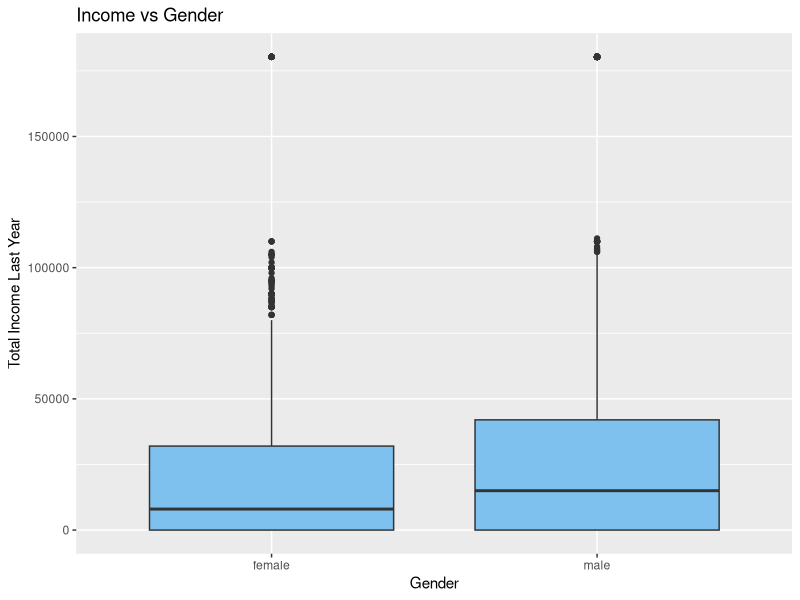
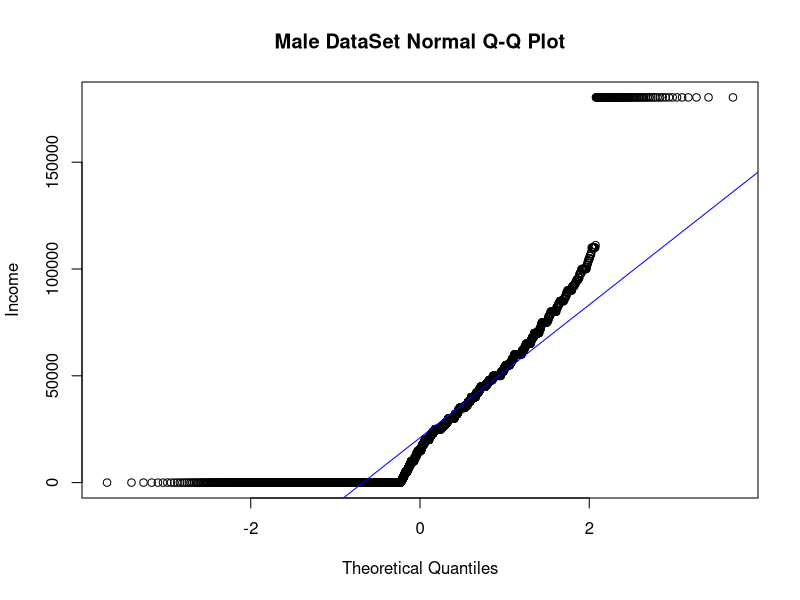
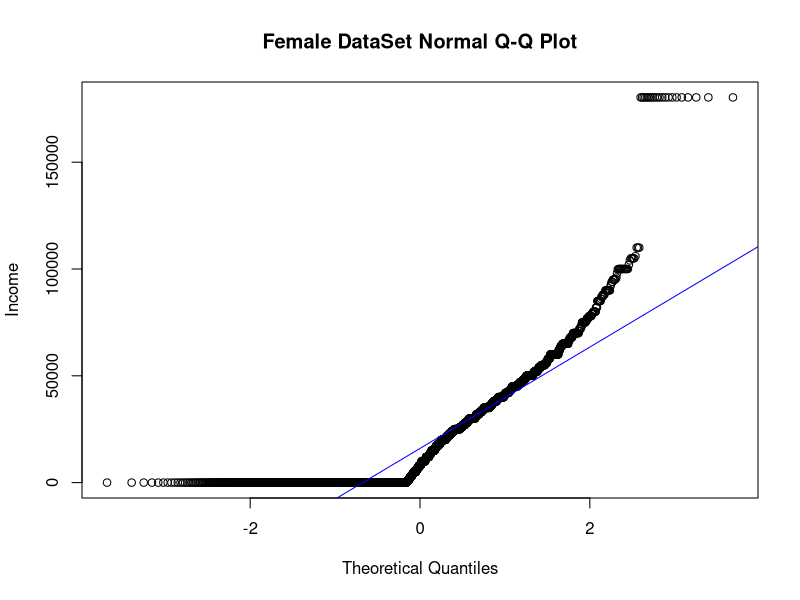
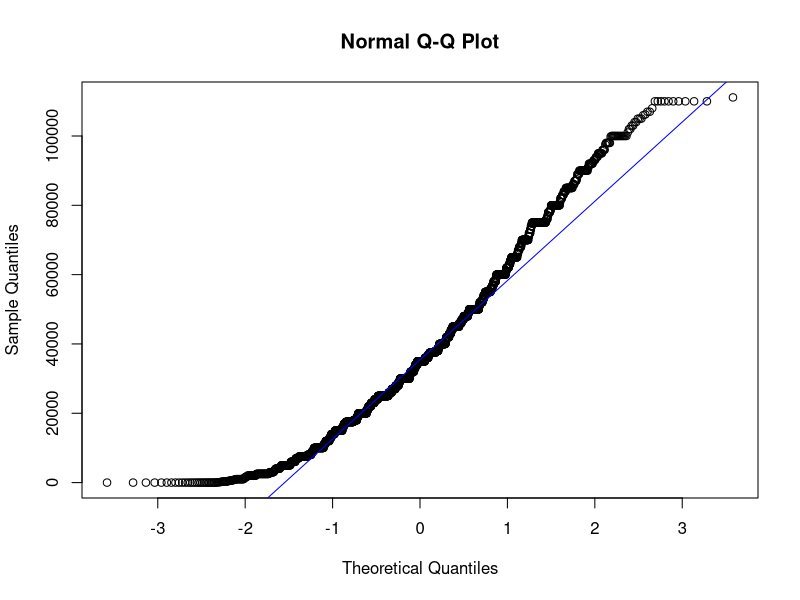
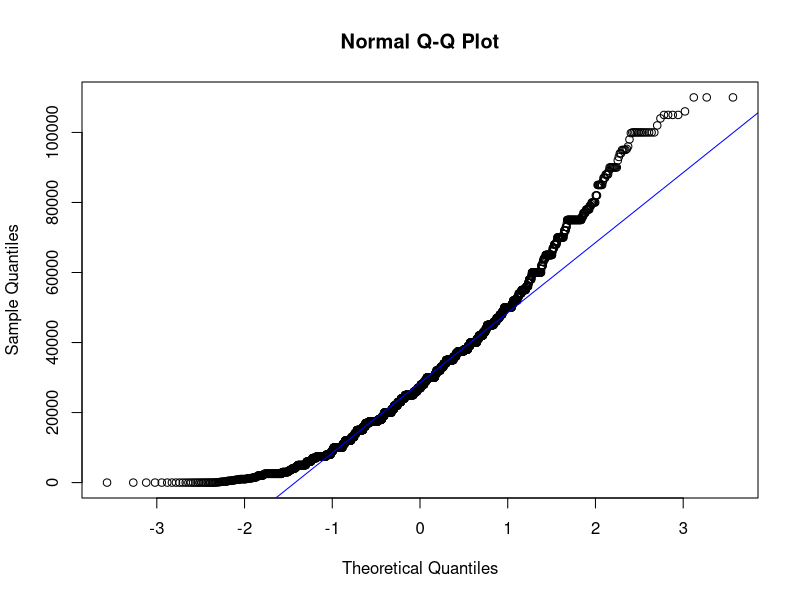
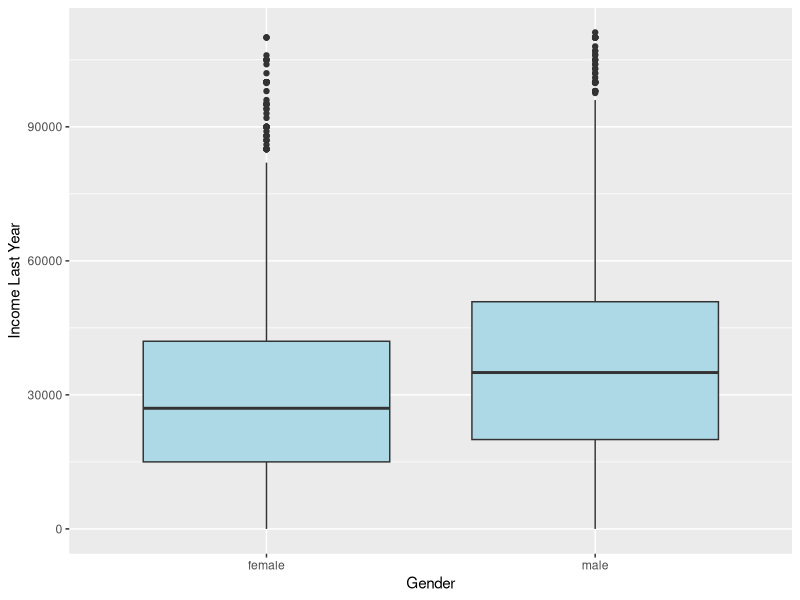
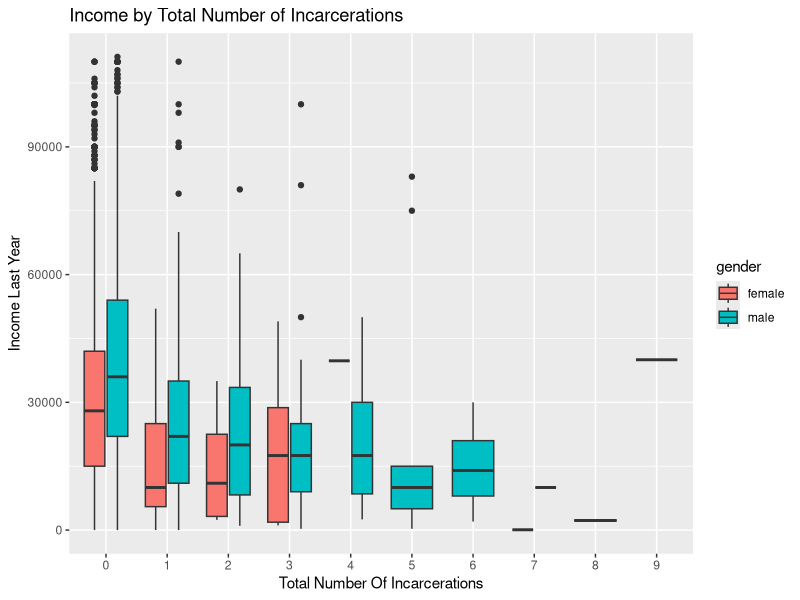
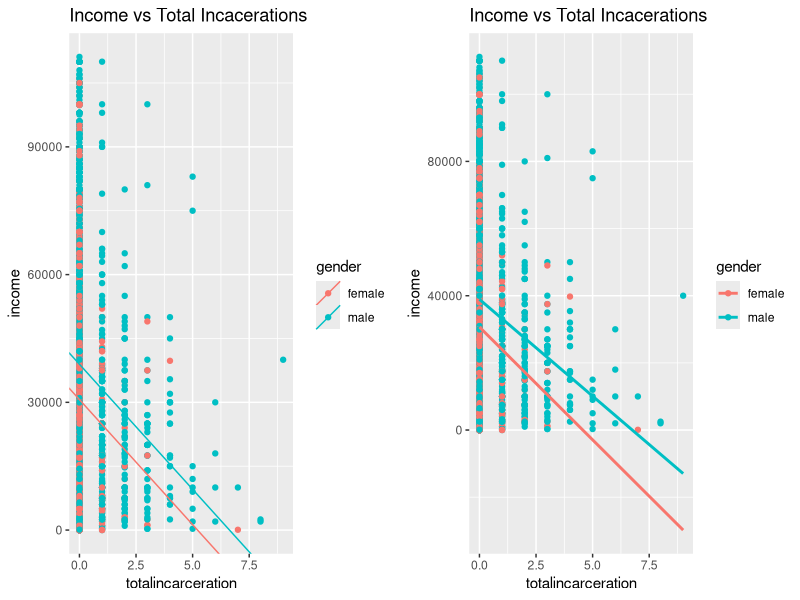

Generate these figures, in order, with R:
## ---- chunk 1
knitr::opts_chunk$set(echo=FALSE, warning=FALSE, message=FALSE)
## ---- chunk 2
library(plyr)
library(knitr)
library(ggplot2)
library(gridExtra)
options(scipen=4)
## ---- chunk 3
survey <- read.csv("nlsy97_income.csv", head = TRUE)
## ---- chunk 4

names(survey) <- c("totalincarceration", #select
    "INCARC_AGE_FIRST_XRND",
    "INCARC_LENGTH_LONGEST_XRND",
    "PUBID_1997",
    "YSCH-36400_1997",
    "YSCH-37000_1997",
    "YSAQ-010_1997",
    "YEXP-300_1997",
    "YEXP-1500_1997",
    "YEXP-1600_1997",
    "YEXP-1800_1997",
    "YEXP-2000_1997",
    "gender",#select
    "KEY_BDATE_M_1997",
    "KEY_BDATE_Y_1997",
    "physicalEmotionalCondition",#select
    "PC12-024_1997",
    "PC12-028_1997",
    "CV_BIO_MOM_AGE_CHILD1_1997",
    "CV_BIO_MOM_AGE_YOUTH_1997",
    "CV_ENROLLSTAT_1997",
    "CV_HH_NET_WORTH_P_1997",
    "CV_SAMPLE_TYPE_1997",
    "CV_HGC_RES_DAD_1997",
    "CV_HGC_RES_MOM_1997",
    "race",#select
    "FP_YMFRELAT_1997",
    "FP_YFMRELAT_1997",
    "YSCH-6800_1998",
    "YSCH-7300_1998",
    "YSAQ-372B_1998",
    "FP_YMFRELAT_1998",
    "FP_YFMRELAT_1998",
    "YSAQ-371_2000",
    "YSAQ-282J_2002",
    "YSAQ-282Q_2002",
    "NET_WORTH2003",#select
    "CV_BIO_CHILD_HH_2003",
    "weight",
    "YSAQ-373_2004",
    "YSAQ2-292_2005",
    "YTEL-52~000001_2007",
    "YTEL-52~000002_2007",
    "YTEL-52~000003_2007",
    "YTEL-52~000004_2007",
    "biologicalChild", #select
    "collegeType",#select
    "familyIncome",#select
    "CV_HH_SIZE_2011",
    "CV_HH_UNDER_18_2011",
    "CV_HH_UNDER_6_2011",
    "highestDegree",#select
    "YSCH-3112_2011",
    "YSAQ-000A000001_2011",
    "YSAQ-000A000002_2011",
    "YSAQ-000B_2011",
    "YSAQ-360C_2011",
    "YSAQ-364D_2011",
    "YSAQ-371_2011",
    "drugUse",#select
    "YSAQ-373_2011",
    "YSAQ-374_2011",
    "YHEA29-285_2011",
    "industry", #select
    "VERSION_R16_2013",
    "ReceiveIncomefromJob", #select
    "income",#select
    "estimatedIncome", #select
    "maritalStatus", #select
    "YINC_2600_2013",
    "YINC_2700_2013",
    "CVC_SAT_MATH_SCORE_2007_XRND",
    "CVC_SAT_VERBAL_SCORE_2007_XRND",
    "CVC_ACT_SCORE_2007_XRND",
    "CVC_ASSETS_DEBTS_20_XRND",
    "CVC_TTL_JOB_TEEN_XRND",
    "CVC_TTL_JOB_ADULT_ET_XRND",
    "CVC_TTL_JOB_ADULT_ALL_XRND",
    "CVC_ASSETS_DEBTS_30_XRND")

selected_attributes <- c("totalincarceration"  , "gender", "physicalEmotionalCondition" ,"race", "biologicalChild",  "collegeType", "familyIncome", "highestDegree" , "drugUse" , "industry", "income" ,"estimatedIncome" ,"maritalStatus")

nyse <- subset(survey, select = selected_attributes)
nyse_sub <- nyse
## ---- chunk 5
nyse$industry <- with(nyse,ifelse((industry >= 170 & industry<= 290),1,industry))
nyse$industry <- with(nyse,ifelse((industry >= 370 & industry<= 490),2,industry))
nyse$industry <- with(nyse,ifelse((industry >= 570 & industry<= 690),3,industry))
nyse$industry <- with(nyse,ifelse((industry == 4070),4,industry))
nyse$industry <- with(nyse,ifelse((industry >= 1070 & industry<= 3990),5,industry))
nyse$industry <- with(nyse,ifelse((industry >= 4070 & industry<= 4590),6,industry))
nyse$industry <- with(nyse,ifelse((industry >= 4670 & industry<= 5790),7,industry))
nyse$industry <- with(nyse,ifelse((industry == 5890 ),8,industry))
nyse$industry <- with(nyse,ifelse((industry >= 6070 & industry<= 6390),9,industry))
nyse$industry <- with(nyse,ifelse((industry >= 6470 & industry<= 6780),10,industry))
nyse$industry <- with(nyse,ifelse((industry >= 6870 & industry<= 7190),11,industry))
nyse$industry <- with(nyse,ifelse((industry >= 7270 & industry<= 7790),12,industry))
nyse$industry <- with(nyse,ifelse((industry >= 7860 & industry<= 8470),13,industry))
nyse$industry <- with(nyse,ifelse((industry >= 8560 & industry<= 8690),14,industry))
nyse$industry <- with(nyse,ifelse((industry >= 8770 & industry<= 9290),15,industry))
nyse$industry <- with(nyse,ifelse((industry >= 9370 & industry<= 9590),16,industry))
nyse$industry <- with(nyse,ifelse((industry >= 9670 & industry<= 9890),17,industry))
nyse$industry <- with(nyse,ifelse((industry >= 9950 & industry<= 9990),18,industry))
nyse$industry <- with(nyse,ifelse((industry == 770 ),19,industry))
## ---- chunk 6
nyse <- transform(nyse, 
                  gender = as.factor(mapvalues(gender, c(1, 2), c("male", "female"))),
                  
                  physicalEmotionalCondition = as.factor(mapvalues(physicalEmotionalCondition, c(0,1,-1,-2,-4), c("No", "Yes", "RefusedToAnswer", "DontKnow","Valid Skip"))),
                  
                  race = as.factor(mapvalues(race, 1:4, c("Black", "Hispanic", "Mixed", "Other"))),
                  
                  collegeType = as.factor(mapvalues(collegeType, c(1,2,3,-3,-4,-5), c("Public", "Private for Non Profit", "Private for Profit","Invalid","Valid Skip","NotInterviewed"))),
                  
                  highestDegree = as.factor(mapvalues(highestDegree, c(0,1,2,3,4,5,6,7,-3,-5), c("None", "GED", "High school diploma (Regular 12 year program)","Associate/Junior college (AA)" ,"Bachelor's degree (BA, BS)","Master's degree (MA, MS)","PhD","Professional degree (DDS, JD, MD)","Invalid Skip","Not Interviewed"))),
                  
                  drugUse = as.factor(mapvalues(drugUse, c(0,1,-1,-2,-4,-5), c("No", "Yes", "RefusedToAnswer", "DontKnow","Valid Skip","NotInterviewed"))),
                  
                  industry = as.factor(mapvalues(industry, c(1,2,3,4,5,6,7,8,9,10,11,12,13,14,15,16,17,18,19,-3,-4,-5), c("AGRICULTURE, FORESTRY AND FISHERIES", "MINING", "UTILITIES",  "CONSTRUCTION", "MANUFACTURING", "WHOLESALE TRADE", "RETAIL TRADE", "ARTS, ENTERTAINMENT AND RECREATION SERVICES", "TRANSPORTATION AND WAREHOUSING", "INFORMATION AND COMMUNICATION", "FINANCE, INSURANCE, AND REAL ESTATE", "PROFESSIONAL AND RELATED SERVICES", "EDUCATIONAL, HEALTH, AND SOCIAL SERVICES","ENTERTAINMENT, ACCOMODATIONS, AND FOOD SERVICES", "OTHER SERVICES","PUBLIC ADMINISTRATION", "ACTIVE DUTY MILITARY","ACS SPECIAL CODES","CONSTRUCTION", "Invalid Skip","Valid Skip","NotInterviewed"))),
                 
                  
                  estimatedIncome = as.numeric(mapvalues(estimatedIncome, c(1,2,3,4,5,6,7), c(2500, 7500, 17500, 37500, 75000,180331, 180331))),
                  
                 maritalStatus = as.factor(mapvalues(maritalStatus, c(0,1,-1,-2,-4,-5), c("No", "Yes", "RefusedToAnswer", "DontKnow","Valid Skip","NotInterviewed"))) 
              )

nyse_before_dataclean <- nyse
## ---- chunk 7
str(nyse_before_dataclean)
## ---- chunk 8
qplot(x = gender, y = income,
      geom = "boxplot", data = nyse_before_dataclean,
      xlab = "Gender", 
      ylab = "Total Income Last Year",
      fill = I("skyblue2"),
      main = "Income vs Gender")
## ---- chunk 9
with(nyse_before_dataclean, qqnorm(income[gender=="male"], main = "Male DataSet Normal Q-Q Plot",xlab = "Theoretical Quantiles", ylab = "Income"))
with(nyse_before_dataclean, qqline(income[gender=="male"], col = "blue"))

with(nyse_before_dataclean, qqnorm(income[gender=="female"], main = "Female DataSet Normal Q-Q Plot", xlab = "Theoretical Quantiles", ylab = "Income"))
with(nyse_before_dataclean, qqline(income[gender=="female"], col = "blue"))
## ---- chunk 10
#For Physical and Emotional Condition
# as there are only 1092-Valid Skips, 2-Refused and 6-Dont Know 
# So we can consider all these variables as NA
index <- nyse$physicalEmotionalCondition == "Valid Skip"
nyse$physicalEmotionalCondition[index] <- NA
index <- nyse$physicalEmotionalCondition == "RefusedToAnswer"
nyse$physicalEmotionalCondition[index] <- NA
index <- nyse$physicalEmotionalCondition == "DontKnow"
nyse$physicalEmotionalCondition[index] <- NA
nyse$physicalEmotionalCondition <- factor(nyse$physicalEmotionalCondition)

#For BIO CHILDREN R HAS IN HOUSEHOLD
# as there are only 23-Invalid skip 3465-Valid Skips, 1505-not interviewed
# So we can consider all these variables as NA
#Reason for valid skip could be that they are still not married
index <- nyse$biologicalChild == "-3"
nyse$biologicalChild[index] <- NA
index <- nyse$biologicalChild == "-4"
nyse$biologicalChild[index] <- NA
index <- nyse$biologicalChild == "-5"
nyse$biologicalChild[index] <- NA

#For COLLEGE 01 PUBLIC OR PRIVATE
# as there are only 52-Invalid skip 5937-Valid Skips, 1561-not interviewed
# So we can consider all these variables as NA
index <- nyse$collegeType == "NotInterviewed"
nyse$collegeType[index] <- NA
index <- nyse$collegeType == "Invalid"
nyse$collegeType[index] <- NA
index <- nyse$collegeType == "Valid Skip"
nyse <- transform(nyse,collegeType = as.factor(mapvalues(collegeType, from = "Valid Skip", to ="Did Not Attend" )) )
nyse$collegeType <- factor(nyse$collegeType)

#For Highest Degree before 2011 and 2012
# as there are only 59-Invalid skip 5937-Valid Skips, 1561-not interviewed
# So we can consider all these variables as NA
index <- nyse$highestDegree == "NotInterviewed"
nyse$highestDegree[index] <- NA
index <- nyse$highestDegree == "Invalid"
nyse$highestDegree[index] <- NA
index <- nyse$highestDegree == "Valid Skip"
nyse$highestDegree[index] <- NA
nyse$highestDegree <- factor(nyse$highestDegree)

#For Used Cocaine 
# as there are only  85-Valid Skips, 1561-not interviewed
# condsidering all the people who refused to answer  or dont know to take drugs but are shy to answer
index <- nyse$drugUse == "NotInterviewed"
nyse$drugUse[index] <- NA
nyse <- transform(nyse,drugUse = as.factor(mapvalues(drugUse, from = "RefusedToAnswer", to ="Yes" )) )
nyse <- transform(nyse,drugUse = as.factor(mapvalues(drugUse, from = "DontKnow", to ="Yes" )) )
index <- nyse$drugUse == "Valid Skip"
nyse$drugUse[index] <- NA
nyse$drugUse <- factor(nyse$drugUse)

#For Type of Industry
# as there are only 59-Invalid skip 1128-Valid Skips, 1561-not interviewed
# condsidering all the people who refused to answer  or dont know to take drugs but are shy to answer
index <- nyse$industry == "NotInterviewed"
nyse$industry[index] <- NA
index <- nyse$industry == "Invalid Skip"
nyse$industry[index] <- NA
nyse <- transform(nyse,industry = as.factor(mapvalues(industry, from = "Valid Skip", to ="Not Working" )) )
nyse$industry <- factor(nyse$industry)


#For maritalStatus
# Converting this variable to whether they are married or not
# condsidering all the people who refused to answer  or dont know to take drugs but are shy to answer
index <- nyse$maritalStatus == "NotInterviewed"
nyse$maritalStatus[index] <- NA
index <- nyse$maritalStatus == "RefusedToAnswer"
nyse$maritalStatus[index] <- NA
index <- nyse$maritalStatus == "DontKnow"
nyse$maritalStatus[index] <- NA
nyse <- transform(nyse,maritalStatus = as.factor(mapvalues(maritalStatus, from = "Yes", to ="Married" )) )
nyse <- transform(nyse,maritalStatus = as.factor(mapvalues(maritalStatus, from = "No", to ="Married" )) )
nyse <- transform(nyse,maritalStatus = as.factor(mapvalues(maritalStatus, from = "Valid Skip", to ="Not Married" )) )
nyse$maritalStatus <- factor(nyse$maritalStatus)
#with(nyse, plot(maritalStatus, income))


#For Family Income in 2011
# These are also topcoded //// NEED to fix that
# condsidering all the people who refused to answer  or dont know to take drugs but are shy to answer
index <- nyse$familyIncome == -3
nyse$familyIncome[index] <- NA
index <- nyse$familyIncome == -5
nyse$familyIncome[index] <- NA
#with(nyse, plot(familyIncome, income))


# Income ----
# Dont know and Refused to Know ---- Adding them to the top coded values --- as they are earning really high 
# valid skip ---- still studying so the income is considered as 0.
nyse$income <- with(nyse,ifelse((income == -1 | income == -2),estimatedIncome,income))
nyse <- transform(nyse,income = as.integer(mapvalues(income, from = -4 , to = 0 )) )
index <- nyse$income == 0
nyse$income[index] <- NA
index <- nyse$income == -5
nyse$income[index] <- NA
nyse <- nyse[-which(is.na(nyse$income)),]


## ---- chunk 11
#Remove the maximum value -------------
nyse_top2removed <- nyse[-which(nyse$income == max(nyse$income)),]
index <- nyse_top2removed$familyIncome == max(nyse_top2removed$familyIncome, na.rm = T)
nyse_top2removed$familyIncome[index] <- NA
## ---- chunk 12
kable(summary(nyse_top2removed[,c("gender","physicalEmotionalCondition","race","collegeType","highestDegree","drugUse","industry","maritalStatus")]))
## ---- chunk 13
kable(summary(nyse_top2removed[,c("income","totalincarceration","familyIncome")]))
## ---- chunk 14
with(nyse_top2removed, qqnorm(income[gender=="male"]))
with(nyse_top2removed, qqline(income[gender=="male"], col = "blue"))

with(nyse_top2removed, qqnorm(income[gender=="female"]))
with(nyse_top2removed, qqline(income[gender=="female"], col = "blue"))

## ---- chunk 15
qplot(x = gender, y = income,
      geom = "boxplot", data = nyse_top2removed,
      xlab = "Gender", 
      ylab = "Income Last Year",
      fill = I("lightblue"))
## ---- chunk 16
tab_sum <- ddply(nyse_top2removed, "gender", summarise, mean = mean(income), sd = sd(income), se =sd(income) / sqrt(length(income)) )
kable(tab_sum)
## ---- chunk 17
income.t.test <- t.test(income ~ gender, data = nyse_top2removed)
income.t.test

# Calculate difference in means between smoking and nonsmoking groups
income_diff <- round(income.t.test$estimate[2] - income.t.test$estimate[1], 1)

# Confidence level as a %
conf.level <- attr(income.t.test$conf.int, "conf.level") * 100

## ---- chunk 18
nyse_wilcoxtest <- wilcox.test(income ~ gender, data=nyse_top2removed, conf.int=TRUE)
nyse_wilcoxtest
# Calculate difference in means between smoking and nonsmoking groups
income_diff <- round(nyse_wilcoxtest$estimate[2] - nyse_wilcoxtest$estimate[1], 1)

# Confidence level as a %
conf.level <- attr(nyse_wilcoxtest$conf.int, "conf.level") * 100
## ---- chunk 19
x <- ddply(nyse_top2removed, ~ totalincarceration, summarize, 
      income.gap = mean(income[gender == "male"], na.rm = TRUE) - mean(income[gender == "female"], na.rm = TRUE))
kable(x)
## ---- chunk 20
incar_cor <- with(nyse_top2removed, cor(income, totalincarceration))
## ---- chunk 21
tot_incar.plot <- ggplot(aes(y = income, x = as.factor(totalincarceration), fill = gender), data = nyse_top2removed)
tot_incar.plot + 
  geom_boxplot() +
  ylab("Income Last Year") + 
  xlab("Total Number Of Incarcerations") + 
  ggtitle("Income by Total Number of Incarcerations") 
## ---- chunk 22
cor_val <- by(data = nyse_top2removed[c("income", "totalincarceration")], 
   INDICES = nyse_top2removed["gender"], 
   FUN = function(x) {cor(x[,1], x[,2])})
## ---- chunk 23
# Calculate race-specific intercepts
income.lm <- lm(income ~ gender + totalincarceration, data = nyse_top2removed)

intercepts <- c(coef(income.lm)["(Intercept)"],
                coef(income.lm)["(Intercept)"] + coef(income.lm)["gendermale"])

lines.df <- data.frame(intercepts = intercepts,
                       slopes = rep(coef(income.lm)["totalincarceration"], 2),
                       gender = levels(nyse_top2removed$gender))



tot_barplot <- qplot(x = totalincarceration, y = income, color = gender, data = nyse_top2removed, main ="Income vs Total Incacerations") + 
  geom_abline(aes(intercept = intercepts, 
                  slope = slopes, 
                  color = gender), data = lines.df)

tot_incomegap <- qplot(x = totalincarceration, y = income, color = gender, data = nyse_top2removed, main ="Income vs Total Incacerations") + stat_smooth(method = "lm", se = FALSE, fullrange = TRUE)

grid.arrange(tot_barplot, tot_incomegap, ncol = 2)
## ---- chunk 24
tot_aov <- aov(income ~ gender + totalincarceration + gender:totalincarceration, data = nyse_top2removed)
summary(tot_aov)
## ---- chunk 25
x <- ddply(nyse_top2removed[complete.cases(nyse_top2removed$physicalEmotionalCondition),], ~ physicalEmotionalCondition, summarize, 
      income.gap = mean(income[gender == "male"], na.rm = TRUE) - mean(income[gender == "female"], na.rm = TRUE))
kable(x)
## ---- chunk 26
bwt.colors <- c("#009E73", "#999999")
nyse_mean <- aggregate(income ~ physicalEmotionalCondition + gender , data = nyse_top2removed, 
          FUN = function(x) {mean = mean(x)})
gap.data.conf <- ddply(nyse_top2removed[complete.cases(nyse_top2removed$physicalEmotionalCondition),], ~ physicalEmotionalCondition, summarize, 
                       income.gap = mean(income[gender == "male"], na.rm = TRUE) - mean(income[gender == "female"], na.rm = TRUE),
                       upper = -t.test(income ~ gender)$conf.int[1],
                       lower = -t.test(income ~ gender)$conf.int[2],
                       is.significant = as.numeric(t.test(income ~ gender)$p.value < 0.05))

gap.data.conf <- transform(gap.data.conf,
                           physicalEmotionalCondition = reorder(physicalEmotionalCondition, income.gap))

p.bwt <- ggplot(data = nyse_mean , aes(y = income, x = physicalEmotionalCondition, fill = gender))
phy_barplot <- p.bwt + geom_bar(stat = "identity", position = "dodge", na.rm = TRUE) +
  ylab("Average Total Income Last Year") + 
  xlab("Physical and Emotional Condition") +
  guides(fill = guide_legend(title = "Gender")) + 
  scale_fill_manual(values=bwt.colors) + 
  ggtitle("Income by Physical-Emotional Condition") +
  theme(text = element_text(size=10)) 

phy_incomegap <- ggplot(data = gap.data.conf, aes(x = physicalEmotionalCondition, y = income.gap)) +
  geom_bar(stat = "identity", fill = I('#548696')) +
  xlab("Physical Emotional Condition") + 
  ylab("Income gap($)") +
  ggtitle("Income gap by Physical-Emotional Condition") + 
  guides(fill = FALSE) +
  geom_errorbar(aes(ymax = upper, ymin = lower), width = 0.1, size = 1) +
  theme(text = element_text(size=10)) 

grid.arrange(phy_barplot, phy_incomegap, ncol = 2)

## ---- chunk 27
phy_aov <- aov(income ~ gender * physicalEmotionalCondition, data = nyse_top2removed)
summary(phy_aov)
## ---- chunk 28
x <- ddply(nyse_top2removed[complete.cases(nyse_top2removed$race),], ~ race, summarize, 
      income.gap = mean(income[gender == "male"], na.rm = TRUE) - mean(income[gender == "female"], na.rm = TRUE))
kable(x)
## ---- chunk 29
nyse_mean <- aggregate(income ~ race + gender , data = nyse_top2removed, 
          FUN = function(x) {mean = mean(x)})
p.bwt <- ggplot(data = nyse_mean, aes(y = income, x = race, fill = gender))
race_barplot <- p.bwt + geom_bar(stat = "identity", position = "dodge") +
  ylab("Average Total Income Last Year") + 
  xlab("Race") +
  guides(fill = guide_legend(title = "Gender")) + 
  scale_fill_manual(values=bwt.colors) + 
  ggtitle("Income by Race")


gap.data.conf <- ddply(nyse_top2removed[complete.cases(nyse_top2removed$race),], ~ race, summarize, 
                       income.gap = mean(income[gender == "male"], na.rm = TRUE) - mean(income[gender == "female"], na.rm = TRUE),
                       upper = -t.test(income ~ gender)$conf.int[1],
                       lower = -t.test(income ~ gender)$conf.int[2],
                       is.significant = as.numeric(t.test(income ~ gender)$p.value < 0.05))

gap.data.conf <- transform(gap.data.conf,
                           race = reorder(race, income.gap))

race_incomegap <- ggplot(data = gap.data.conf, aes(x = race, y = income.gap)) +
  geom_bar(stat = "identity", fill = I('#548696')) +
  xlab("Race") + 
  ylab("Income gap($)") +
  ggtitle("Income gap between men and women, by race") + 
  guides(fill = FALSE) +
  geom_errorbar(aes(ymax = upper, ymin = lower), width = 0.1, size = 1) +
  theme(text = element_text(size=12)) 

grid.arrange(race_barplot, race_incomegap, ncol = 2)

## ---- chunk 30
race_aov <- aov(income ~ gender * race, data = nyse_top2removed)
summary(race_aov)
## ---- chunk 31
x <- ddply(nyse_top2removed[complete.cases(nyse_top2removed$biologicalChild),], ~ biologicalChild, summarize, 
      income.gap = mean(income[gender == "male"], na.rm = TRUE) - mean(income[gender == "female"], na.rm = TRUE))
kable(x)
## ---- chunk 32
nyse_top2removed_fullBio <- nyse_top2removed[complete.cases(nyse_top2removed$biologicalChild),]
child_cor <- with(nyse_top2removed_fullBio, cor(income, biologicalChild))
## ---- chunk 33
tot_incar.plot <- ggplot(aes(y = income, x = as.factor(biologicalChild), fill = gender), data = nyse_top2removed_fullBio)
tot_incar.plot + 
  geom_boxplot() +
  ylab("Income Last Year") + 
  xlab("Number of Children") + 
  ggtitle("Income by Number of Children") 

## ---- chunk 34

cor_val <- by(data = nyse_top2removed_fullBio[c("income", "biologicalChild")], 
   INDICES = nyse_top2removed_fullBio["gender"], 
   FUN = function(x) {cor(x[,1], x[,2])})
## ---- chunk 35
# Calculate race-specific intercepts
income.lm <- lm(income ~ gender + biologicalChild, data = nyse_top2removed)

intercepts <- c(coef(income.lm)["(Intercept)"],
                coef(income.lm)["(Intercept)"] + coef(income.lm)["gendermale"])

lines.df <- data.frame(intercepts = intercepts,
                       slopes = rep(coef(income.lm)["biologicalChild"], 2),
                       gender = levels(nyse_top2removed$gender))



bioChild_barplot <- qplot(x = biologicalChild, y = income, color = gender, data = nyse_top2removed, main ="Income vs Number of Children") + 
  geom_abline(aes(intercept = intercepts, 
                  slope = slopes, 
                  color = gender), data = lines.df)

bioChild_incomegap <- qplot(x = biologicalChild, y = income, color = gender, data = nyse_top2removed, main ="Income vs Number of Children") + stat_smooth(method = "lm", se = FALSE, fullrange = TRUE)

grid.arrange(bioChild_barplot, bioChild_incomegap, ncol = 2)

## ---- chunk 36
summary(aov(income ~ gender + biologicalChild + gender:biologicalChild, data = nyse_top2removed_fullBio))
## ---- chunk 37
x <- ddply(nyse_top2removed[complete.cases(nyse_top2removed$collegeType),], ~ collegeType, summarize, 
      income.gap = mean(income[gender == "male"], na.rm = TRUE) - mean(income[gender == "female"], na.rm = TRUE))
kable(x)
## ---- chunk 38

nyse_mean <- aggregate(income ~ gender + collegeType, data = nyse_top2removed, 
          FUN = function(x) {mean = mean(x)})
p.bwt <- ggplot(data = nyse_mean, aes(y = income, x = collegeType, fill = gender))
col_barplot <- p.bwt + geom_bar(stat = "identity", position = "dodge") +
  ylab("Total Income Last Year") + 
  xlab("College Type") +
  guides(fill = guide_legend(title = "Gender")) + 
  scale_fill_manual(values=bwt.colors) + 
  ggtitle("Income by College Type") +
  theme(axis.text.x = element_text(angle = 60, vjust = 1, hjust = 1))

gap.data.conf <- ddply(nyse_top2removed[complete.cases(nyse_top2removed$collegeType),], ~ collegeType, summarize, 
                       income.gap = mean(income[gender == "male"], na.rm = TRUE) - mean(income[gender == "female"], na.rm = TRUE),
                       upper = -t.test(income ~ gender)$conf.int[1],
                       lower = -t.test(income ~ gender)$conf.int[2],
                       is.significant = as.numeric(t.test(income ~ gender)$p.value < 0.05))

gap.data.conf <- transform(gap.data.conf,
                           collegeType = reorder(collegeType, income.gap))

col_incomegap <- ggplot(data = gap.data.conf, aes(x = collegeType, y = income.gap)) +
  geom_bar(stat = "identity", fill = I('#548696')) +
  xlab("College Type") + 
  ylab("Income gap($)") +
  ggtitle("Income gap by College Type") + 
  guides(fill = FALSE) +
  geom_errorbar(aes(ymax = upper, ymin = lower), width = 0.1, size = 1) +
  theme(text = element_text(size=12)) 

grid.arrange(col_barplot, col_incomegap, ncol = 2)

## ---- chunk 39
col_aov <- aov(income ~ gender * collegeType, data = nyse_top2removed)
summary(col_aov)
## ---- chunk 40
x <- ddply(nyse_top2removed[complete.cases(nyse_top2removed$drugUse),], ~ drugUse, summarize, 
      income.gap = mean(income[gender == "male"], na.rm = TRUE) - mean(income[gender == "female"], na.rm = TRUE))
kable(x)
## ---- chunk 41
nyse_mean <- aggregate(income ~ drugUse + gender , data = nyse_top2removed, 
          FUN = function(x) {mean = mean(x)})

p.bwt <- ggplot(data = nyse_mean, aes(y = income, x = drugUse, fill = gender))
drug_barplot <- p.bwt + geom_bar(stat = "identity", position = "dodge") +
  ylab("Total Income Last Year") + 
  xlab("Used Cocaine?") +
  guides(fill = guide_legend(title = "Gender")) + 
  scale_fill_manual(values=bwt.colors) + 
  ggtitle("Income by Hard Drugs Use")

gap.data.conf <- ddply(nyse_top2removed[complete.cases(nyse_top2removed$drugUse),], ~ drugUse, summarize, 
                       income.gap = mean(income[gender == "male"], na.rm = TRUE) - mean(income[gender == "female"], na.rm = TRUE),
                       upper = -t.test(income ~ gender)$conf.int[1],
                       lower = -t.test(income ~ gender)$conf.int[2],
                       is.significant = as.numeric(t.test(income ~ gender)$p.value < 0.05))

gap.data.conf <- transform(gap.data.conf,
                           drugUse = reorder(drugUse, income.gap))

drug_incomegap <- ggplot(data = gap.data.conf, aes(x = drugUse, y = income.gap)) +
  geom_bar(stat = "identity", fill = I('#548696')) +
  xlab("Hard Drugs Use") + 
  ylab("Income gap($)") +
  ggtitle("Income gap between men and women, by Hard Drugs Use") + 
  guides(fill = FALSE) +
  geom_errorbar(aes(ymax = upper, ymin = lower), width = 0.1, size = 1) +
  theme(text = element_text(size=12)) 

grid.arrange(drug_barplot, drug_incomegap, ncol = 2)


## ---- chunk 42
drug_aov <- aov(income ~ gender * drugUse, data = nyse_top2removed)
summary(drug_aov)
## ---- chunk 43
x <- ddply(nyse_top2removed[complete.cases(nyse_top2removed$industry),], ~ industry, summarize, 
      income.gap = mean(income[gender == "male"], na.rm = TRUE) - mean(income[gender == "female"], na.rm = TRUE))
kable(x)
## ---- chunk 44
nyse_mean <- aggregate(income ~ gender + industry , data = nyse_top2removed, 
          FUN = function(x) {mean = mean(x)})


p.bwt <- ggplot(data = nyse_mean, aes(y = income, x = industry, fill = gender))
p.bwt + geom_bar(stat = "identity", position = "dodge") +
  ylab("Total Income Last Year") + 
  xlab("Industry") +
  guides(fill = guide_legend(title = "Gender")) + 
  scale_fill_manual(values=bwt.colors) + 
  ggtitle("Income by Industry") +
  theme(axis.text.x = element_text(angle = 60, vjust = 1, hjust = 1))

temp_nyse <- nyse_top2removed[!(nyse_top2removed$industry=="MINING" | nyse_top2removed$industry=="ACTIVE DUTY MILITARY"),]
gap.data.conf <- ddply(temp_nyse[complete.cases(temp_nyse$industry),], ~ industry, summarize, 
                       income.gap = mean(income[gender == "male"], na.rm = TRUE) - mean(income[gender == "female"], na.rm = TRUE),
                       upper = -t.test(income ~ gender)$conf.int[1],
                       lower = -t.test(income ~ gender)$conf.int[2],
                       is.significant = as.numeric(t.test(income ~ gender)$p.value < 0.05))

gap.data.conf <- transform(gap.data.conf,
                           industry = reorder(industry, income.gap))

ggplot(data = gap.data.conf, aes(x = industry, y = income.gap)) +
  geom_bar(stat = "identity", fill = I('#548696')) +
  xlab("Industry Type") + 
  ylab("Income gap($)") +
  ggtitle("Income gap between men and women, by Type Of Industry") + 
  guides(fill = FALSE) +
  geom_errorbar(aes(ymax = upper, ymin = lower), width = 0.1, size = 1) +
  theme(text = element_text(size=12)) +
  theme(text = element_text(size=12), axis.text.x = element_text(angle = 45, vjust = 1, hjust = 1))


## ---- chunk 45
ind_aov <- aov(income ~ gender * industry, data = nyse_top2removed)
summary(ind_aov)
## ---- chunk 46
nyse_top2removed_fulfam <- nyse_top2removed[complete.cases(nyse_top2removed$familyIncome),]
fam_cor <- with(nyse_top2removed_fulfam, cor(income, familyIncome))
## ---- chunk 47

tot_incar.plot <- ggplot(data=nyse_top2removed_fulfam, aes(x=familyIncome, y=income, colour = gender, shape = gender ))
tot_incar.plot + 
  geom_point() + 
  stat_smooth() +
  ylab("Total Income Last Year") + 
  xlab("Last Year Family Income") + 
  ggtitle("Income by Family Income") 
## ---- chunk 48
#TO CHECK THE CORRELATION OF 

var.names <- c("income", "familyIncome")
#pairs(nyse_top2removed[,var.names])


# Function taken from ?pairs Example section.  
panel.cor <- function(x, y, digits = 2, prefix = "", cex.cor, ...)
{
    usr <- par("usr"); on.exit(par(usr))
    par(usr = c(0, 1, 0, 1))
    r <- abs(cor(x, y))
    txt <- format(c(r, 0.123456789), digits = digits)[1]
    txt <- paste0(prefix, txt)
    if(missing(cex.cor)) cex.cor <- 0.8/strwidth(txt)
    text(0.5, 0.5, txt, cex = pmax(1, cex.cor * r))
}

# Use panel.cor to display correlations in lower panel.
pairs(nyse_top2removed_fulfam[,var.names], lower.panel = panel.cor)
## ---- chunk 49
cor_val <- by(data = nyse_top2removed_fulfam[c("income", "familyIncome")], 
   INDICES = nyse_top2removed_fulfam["gender"], 
   FUN = function(x) {cor(x[,1], x[,2])})
## ---- chunk 50
income.lm <- lm(income ~ gender + familyIncome, data = nyse_top2removed)

# Calculate race-specific intercepts
intercepts <- c(coef(income.lm)["(Intercept)"],
                coef(income.lm)["(Intercept)"] + coef(income.lm)["gendermale"])

lines.df <- data.frame(intercepts = intercepts,
                       slopes = rep(coef(income.lm)["familyIncome"], 2),
                       gender = levels(nyse_top2removed$gender))



fam_barplot <- qplot(x = familyIncome, y = income, color = gender, data = nyse_top2removed) + 
  geom_abline(aes(intercept = intercepts, 
                  slope = slopes, 
                  color = gender), data = lines.df)

fam_incomegap <- qplot(x = familyIncome, y = income, color = gender, data = nyse_top2removed) + stat_smooth(method = "lm", se = FALSE, fullrange = TRUE)

grid.arrange(fam_barplot, fam_incomegap, ncol = 2)

## ---- chunk 51
fam_aov <- aov(income ~ gender * familyIncome, data = nyse_top2removed_fulfam)
summary(fam_aov)
## ---- chunk 52
x <- ddply(nyse_top2removed[complete.cases(nyse_top2removed$maritalStatus),], ~ maritalStatus, summarize, 
      income.gap = mean(income[gender == "male"], na.rm = TRUE) - mean(income[gender == "female"], na.rm = TRUE))
kable(x)
## ---- chunk 53
nyse_top2removed_fullmar <- nyse_top2removed[complete.cases(nyse_top2removed$maritalStatus),]
nyse_mean <- aggregate(income ~ maritalStatus + gender , data = nyse_top2removed, 
          FUN = function(x) {mean = mean(x)})



p.bwt <- ggplot(data = nyse_mean, aes(y = income, x = maritalStatus, fill = gender))
marital_barplot <- p.bwt + geom_bar(stat = "identity", position = "dodge") +
  ylab("Total Income Last Year") + 
  xlab("Married?") +
  guides(fill = guide_legend(title = "Gender")) + 
  scale_fill_manual(values=bwt.colors) + 
  ggtitle("Income by Marital Status")


gap.data.conf <- ddply(nyse_top2removed[complete.cases(nyse_top2removed$maritalStatus),], ~ maritalStatus, summarize, 
                       income.gap = mean(income[gender == "male"], na.rm = TRUE) - mean(income[gender == "female"], na.rm = TRUE),
                       upper = -t.test(income ~ gender)$conf.int[1],
                       lower = -t.test(income ~ gender)$conf.int[2],
                       is.significant = as.numeric(t.test(income ~ gender)$p.value < 0.05))

gap.data.conf <- transform(gap.data.conf,
                           maritalStatus = reorder(maritalStatus, income.gap))

marital_incomegap <- ggplot(data = gap.data.conf, aes(x = maritalStatus, y = income.gap)) +
  geom_bar(stat = "identity", fill = I('#548696')) +
  xlab("Marital Status") + 
  ylab("Income gap($)") +
  ggtitle("Income gap by Marital Status") + 
  guides(fill = FALSE) +
  geom_errorbar(aes(ymax = upper, ymin = lower), width = 0.1, size = 1) +
  theme(text = element_text(size=12)) 


grid.arrange(marital_barplot, marital_incomegap, ncol = 2)

## ---- chunk 54
mar_aov <- aov(income ~ gender * maritalStatus, data = nyse_top2removed)
summary(mar_aov)
## ---- chunk 55
income.lm <- lm(income ~ gender  + race + biologicalChild + familyIncome + industry + maritalStatus, data = nyse_top2removed)
options(scipen=4)
kable(summary(income.lm)$coef, digits = c(3, 3, 3, 4))
## ---- chunk 56
income.lm <- lm(income ~ gender  + race + biologicalChild + familyIncome + industry + maritalStatus, data = nyse_top2removed)
incomerac.lm.interact <- update(income.lm, . ~ . + gender*race)
race_int <- anova(income.lm, incomerac.lm.interact)
race_int
race_p <- round(race_int$`Pr(>F)`[2],3)
## ---- chunk 57
incomebio.lm.interact <- update(income.lm, . ~ . + gender*biologicalChild)
bio_int <- anova(income.lm, incomebio.lm.interact)
bio_int
bio_p <- round(bio_int$`Pr(>F)`[2],3)
## ---- chunk 58
incomefam.lm.interact <- update(income.lm, . ~ . + gender*familyIncome)
fam_int <- anova(income.lm, incomefam.lm.interact)
fam_int
fam_p <- round(fam_int$`Pr(>F)`[2],3)
## ---- chunk 59
incomeind.lm.interact <- update(income.lm, . ~ . + gender*industry)
ind_int <- anova(income.lm, incomeind.lm.interact)
ind_int
ind_p <- round(ind_int$`Pr(>F)`[2],3)
## ---- chunk 60
incomemar.lm.interact <- update(income.lm, . ~ . + gender*maritalStatus)
mar_int <- anova(income.lm, incomemar.lm.interact)
mar_int
mar_p <- round(mar_int$`Pr(>F)`[2],3)
## ---- chunk 61
final.income.lm <- lm(income ~ gender * maritalStatus + race + industry + familyIncome + biologicalChild , data = nyse_top2removed)
options(scipen=4)
kable(summary(final.income.lm)$coef, digits = c(3, 3, 3, 4))

## ---- chunk 62
par(mfrow = c(2,2))
plot(final.income.lm)
